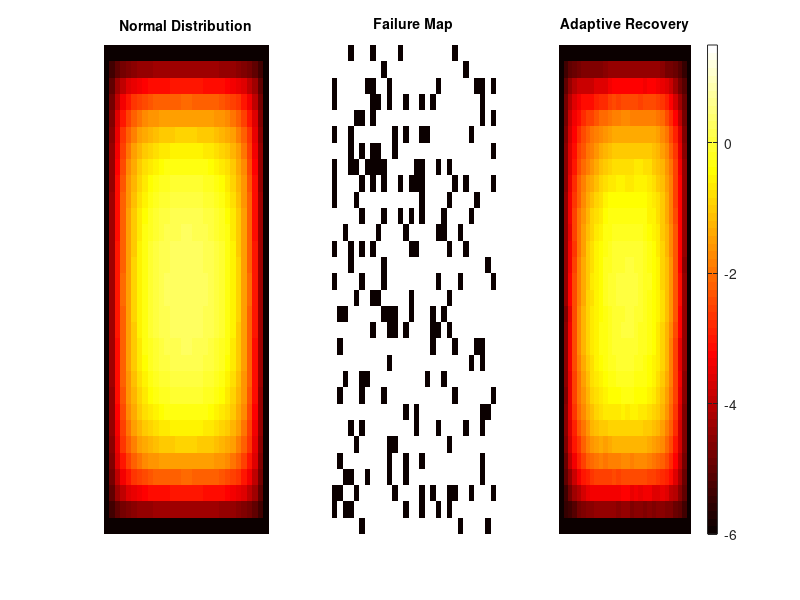
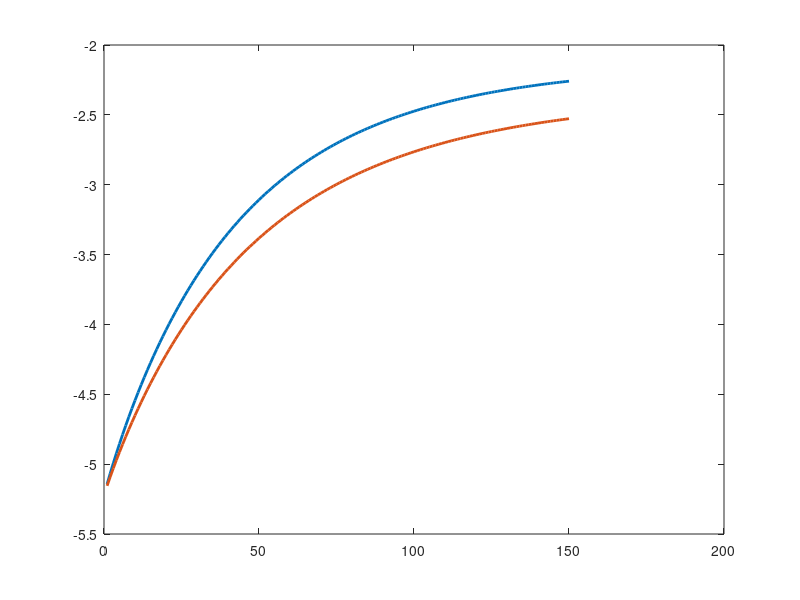

Write MATLAB code to recreate these figures, in order. (Note: this script raises an error after producing the figures.)
clc;
clear;
close all;

% -----------------------------------
% PARAMETERS
% -----------------------------------

GRID_SIZE = 30;
TIME_STEPS = 150;

ambient_temp = -6.0;
target_temp = 1.0;

diffusion = 0.18;
heating_power = 0.30;

% Failure parameters
failure_ratio = 0.20;

% -----------------------------------
% INITIAL GRID
% -----------------------------------

temperature = ones(GRID_SIZE, GRID_SIZE) * ambient_temp;

% Central heating region
for i = 11:20
    for j = 11:20
        temperature(i, j) = 1.0;
    end
end

% -----------------------------------
% NODE FAILURE MAP
% -----------------------------------

failure_map = ones(GRID_SIZE, GRID_SIZE);

num_failures = round( ...
    GRID_SIZE * GRID_SIZE * failure_ratio);

failed_indices = randperm( ...
    GRID_SIZE * GRID_SIZE, ...
    num_failures);

for k = 1:length(failed_indices)

    idx = failed_indices(k);

    x = floor((idx - 1) / GRID_SIZE) + 1;
    y = mod((idx - 1), GRID_SIZE) + 1;

    failure_map(x, y) = 0;

end

% -----------------------------------
% STORAGE
% -----------------------------------

avg_temp_normal = zeros(TIME_STEPS,1);
avg_temp_failure = zeros(TIME_STEPS,1);

% -----------------------------------
% NORMAL OPERATION
% -----------------------------------

temp_normal = temperature;

for t = 1:TIME_STEPS

    new_temp = temp_normal;

    for i = 2:GRID_SIZE-1
        for j = 2:GRID_SIZE-1

            laplacian = ...
                temp_normal(i+1, j) + ...
                temp_normal(i-1, j) + ...
                temp_normal(i, j+1) + ...
                temp_normal(i, j-1) - ...
                4 * temp_normal(i, j);

            control = ...
                heating_power * ...
                (target_temp - temp_normal(i, j));

            new_temp(i, j) = ...
                new_temp(i, j) + ...
                diffusion * laplacian + ...
                0.05 * control;

        end
    end

    temp_normal = new_temp;

    avg_temp_normal(t) = ...
        mean(temp_normal(:));

end

% -----------------------------------
% FAILURE + ADAPTIVE RECOVERY
% -----------------------------------

temp_failure = temperature;

for t = 1:TIME_STEPS

    new_temp = temp_failure;

    for i = 2:GRID_SIZE-1
        for j = 2:GRID_SIZE-1

            laplacian = ...
                temp_failure(i+1, j) + ...
                temp_failure(i-1, j) + ...
                temp_failure(i, j+1) + ...
                temp_failure(i, j-1) - ...
                4 * temp_failure(i, j);

            % Failed node
            if failure_map(i, j) == 0

                control = -0.08;

            else

                % Neighbor-aware adaptive recovery
                nearby_failures = ...
                    (failure_map(i+1, j) == 0) || ...
                    (failure_map(i-1, j) == 0) || ...
                    (failure_map(i, j+1) == 0) || ...
                    (failure_map(i, j-1) == 0);

                if nearby_failures
                    adaptive_gain = 1.1;
                else
                    adaptive_gain = 1.0;
                end

                control = ...
                    adaptive_gain * ...
                    heating_power * ...
                    (target_temp - temp_failure(i, j));

            end

            new_temp(i, j) = ...
                new_temp(i, j) + ...
                diffusion * laplacian + ...
                0.05 * control;

        end
    end

    temp_failure = new_temp;

    avg_temp_failure(t) = ...
        mean(temp_failure(:));

end

% -----------------------------------
% THERMAL MAPS
% -----------------------------------

figure('Position', [100 100 1400 400]);

% Normal thermal distribution
subplot(1,3,1);

imagesc(temp_normal);

colormap('hot');
caxis([-6 1.5]);

title('Normal Distribution', ...
    'FontSize', 10);

axis off;

% Failure map
subplot(1,3,2);

imagesc(failure_map);

colormap('gray');

title('Failure Map', ...
    'FontSize', 10);

axis off;

% Adaptive recovery distribution
subplot(1,3,3);

imagesc(temp_failure);

colormap('hot');
caxis([-6 1.5]);

title('Adaptive Recovery', ...
    'FontSize', 10);

axis off;

% Shared colorbar
colorbar;

saveas(gcf, ...
    'fault_tolerant_thermal_maps.png');

% -----------------------------------
% STABILITY RESPONSE
% -----------------------------------

figure;

plot(avg_temp_normal, ...
    'LineWidth', 2);
hold on;

plot(avg_temp_failure, ...
    'LineWidth', 2);

yline(target_temp, '--');

xlabel('Time Step');
ylabel('Average Temperature (°C)');

title( ...
    'Fault-Tolerant Thermal Regulation', ...
    'FontSize', 11);

legend( ...
    'Normal Operation', ...
    'Failure + Recovery', ...
    'Target Temperature', ...
    'FontSize', 8);

grid on;

saveas(gcf, ...
    'fault_tolerant_response.png');
